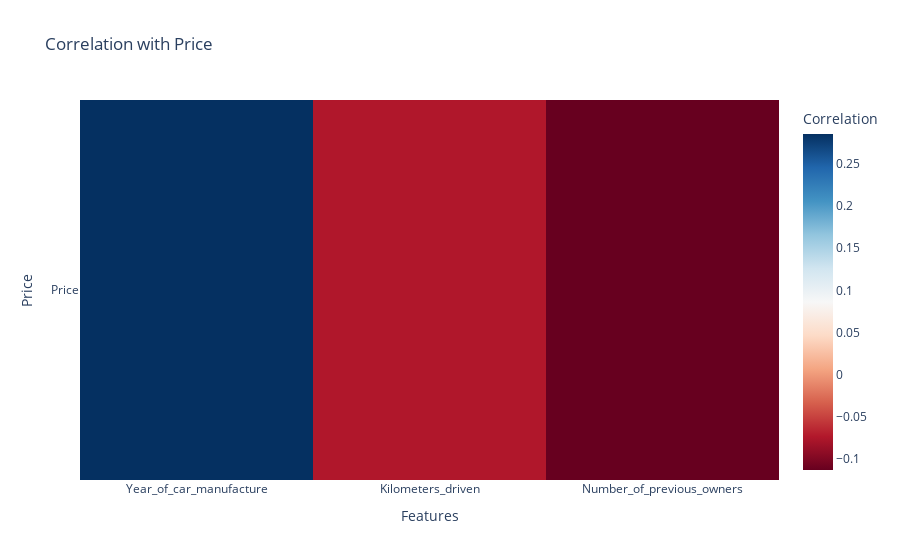

Source (notebook cell):
### Code cell
# Selecting numerical columns
numeric_columns = df_1.select_dtypes(include=['number'])

# correlation 
correlation_with_price = numeric_columns.corr()['Price'].drop('Price')

# heatmap
fig = go.Figure(data=go.Heatmap(
    z=correlation_with_price.values.reshape(1, -1),
    x=correlation_with_price.index,
    y=['Price'],
    colorscale='RdBu',
    colorbar=dict(title='Correlation'),
))


fig.update_layout(
    title='Correlation with Price',
    xaxis_title='Features',
    yaxis_title='Price',
)
fig.show()

### Figure 1 — Plotly figure (JSON) as saved in the notebook; plotly's stock layout.template omitted (floating-point values rounded to 4 significant figures)
{"data": [{"colorbar": {"title": {"text": "Correlation"}}, "colorscale": [[0, "rgb(103,0,31)"], [0.1, "rgb(178,24,43)"], [0.2, "rgb(214,96,77)"], [0.3, "rgb(244,165,130)"], [0.4, "rgb(253,219,199)"], [0.5, "rgb(247,247,247)"], [0.6, "rgb(209,229,240)"], [0.7, "rgb(146,197,222)"], [0.8, "rgb(67,147,195)"], [0.9, "rgb(33,102,172)"], [1, "rgb(5,48,97)"]], "type": "heatmap", "x": ["Year_of_car_manufacture", "Kilometers_driven", "Number_of_previous_owners"], "y": ["Price"], "z": [[0.2857, -0.07435, -0.1132]]}], "layout": {"title": {"text": "Correlation with Price"}, "xaxis": {"title": {"text": "Features"}}, "yaxis": {"title": {"text": "Price"}}}}
